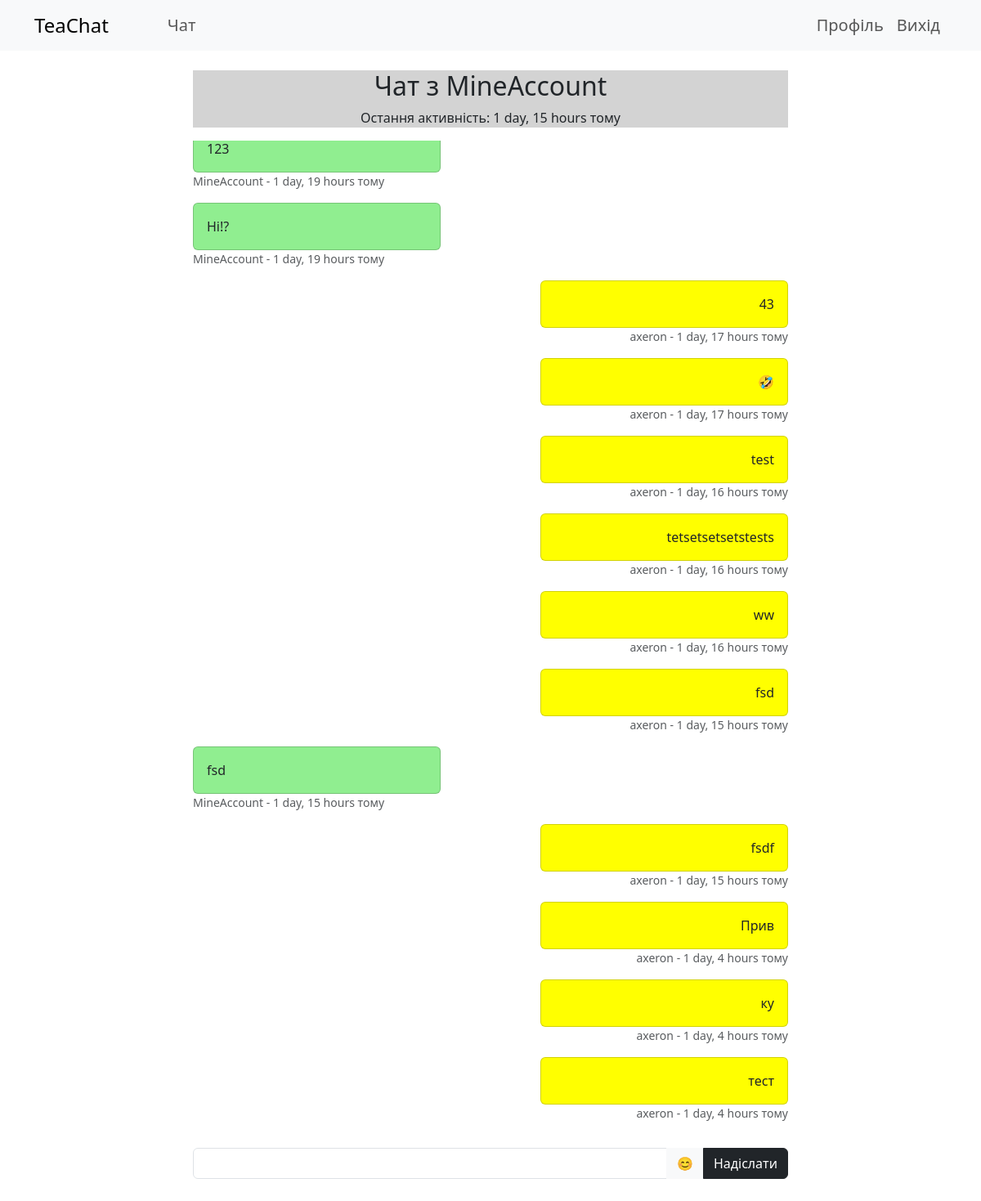
The app's page /chat/user/3/ (signed in) with its own data.
### accounts/models.py (models this page shows, shortened)
class CustomUser(AbstractUser):
    email = models.EmailField(unique=True)
    avatar = models.ImageField(upload_to='avatars/', null=True, blank=True)

### chat/models.py (models this page shows, shortened)
class UserStatus(models.Model):
    user = models.OneToOneField(CustomUser, on_delete=models.CASCADE)
    is_online = models.BooleanField(default=False)
    last_message = models.ForeignKey('Message', on_delete=models.SET_NULL, null=True, blank=True)
    last_activity = models.DateTimeField(default=timezone.now)

class Message(models.Model):
    sender = models.ForeignKey(CustomUser, on_delete=models.CASCADE, related_name='sent_messages')
    receiver = models.ForeignKey(CustomUser, on_delete=models.CASCADE, related_name='received_messages')
    content = models.TextField()
    timestamp = models.DateTimeField(auto_now_add=True)

### chat/views.py (the view)
# urls.py: path('user/<int:user_id>/', chat_with_user, name='chat_with_user'),
@login_required
def chat_with_user(request, user_id):
    other_user = CustomUser.objects.get(pk=user_id)
    messages = Message.objects.filter(
        (models.Q(sender=request.user) & models.Q(receiver=other_user)) |
        (models.Q(sender=other_user) & models.Q(receiver=request.user))
    ).order_by('-timestamp')
    try:
        other_user_status = UserStatus.objects.get(user=other_user)
        last_activity = other_user_status.last_activity
        try:
            sender_check = MessageCheck.objects.get(user=request.user, other_user=other_user)
        except MessageCheck.DoesNotExist:
            sender_check = MessageCheck.objects.create(user=request.user, other_user=other_user)
        sender_check.last_checked = timezone.now()
        sender_check.save()
    except ObjectDoesNotExist:
        last_activity = None
    context = {
        'other_user': other_user,
        'messages': messages,
        'last_activity': last_activity,
        'current_user': request.user,
    }
    return render(request, 'chat/chat_with_user.html', context)

### chat/templates/chat/chat_with_user.html (shortened to what this page needs)
{% extends 'base.html' %}
{% block content %}
  <div class="container mt-4">
    <div style="background-color:lightgray;" class="col-8 text-center mx-auto">
      <h2 class="text-center">Чат з {{ other_user.username }}</h2>
      {% if last_activity %}
        <p class="text-center">Остання активність: {{ last_activity|timesince }} тому</p>
      {% endif %}
    </div>
    <div id="chat-messages" class="col-8 mx-auto px-auto" style="max-height: 60vh; overflow-y: auto; display: flex; flex-direction: column-reverse;">
      {% for message in messages %}
      <div class="mb-3 col-5 {% if message.sender == current_user %}text-end current-user-message{% endif %} message-container" data-message-id="{{ message.id }}" style="{% if message.sender == current_user %}align-self: flex-end;{% else %}align-self: flex-start;{% endif %}">
        <div class="card col-12 mx-auto" style="background-color: {% if message.sender == current_user %}yellow{% else %}lightgreen{% endif %};">
          <div class="card-body">
            <p class="card-text message-content">
              {{ message.content }}
            </p>
          </div>
        </div>
        <p class="card-text small text-muted">
          {{ message.sender.username }} - {{ message.timestamp|timesince }} тому
        </p>
      </div>
      {% endfor %}
    </div>
    <form method="post" action="{% url 'send_message' other_user.id %}" id="message-form" class="mt-3 col-8 mx-auto px-auto">
      <div class="input-group">
        <input type="text" name="content" class="form-control" id="message-input" required>
        <button type="button" id="emoji-button" class="btn btn-light">😊</button>
        <button type="submit" class="btn btn-dark">Надіслати</button>
      </div>
    </form>
  </div>
{% endblock %}

### records on screen
CustomUser: username "MineAccount"
UserStatus: last_activity "1 day, 15 hours"
Message: content "тест", sender.username "axeron", timestamp "1 day, 4 hours"
Message: content "ку", sender.username "axeron", timestamp "1 day, 4 hours"
Message: content "Прив", sender.username "axeron", timestamp "1 day, 4 hours"
Message: content "fsdf", sender.username "axeron", timestamp "1 day, 15 hours"
Message: content "fsd", sender.username "MineAccount", timestamp "1 day, 15 hours"
Message: content "fsd", sender.username "axeron", timestamp "1 day, 15 hours"
Message: content "ww", sender.username "axeron", timestamp "1 day, 16 hours"
Message: content "tetsetsetsetstests", sender.username "axeron", timestamp "1 day, 16 hours"
Message: content "test", sender.username "axeron", timestamp "1 day, 16 hours"
Message: content "🤣", sender.username "axeron", timestamp "1 day, 17 hours"
Message: content "43", sender.username "axeron", timestamp "1 day, 17 hours"
Message: content "Hi!?", sender.username "MineAccount", timestamp "1 day, 19 hours"
Message: content "123", sender.username "MineAccount", timestamp "1 day, 19 hours"
